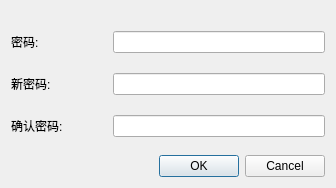
<?xml version="1.0" encoding="UTF-8"?>
<ui version="4.0">
 <class>ChangePassword</class>
 <widget class="QDialog" name="ChangePassword">
  <property name="geometry">
   <rect>
    <x>0</x>
    <y>0</y>
    <width>336</width>
    <height>188</height>
   </rect>
  </property>
  <property name="windowTitle">
   <string>Dialog</string>
  </property>
  <layout class="QVBoxLayout" name="verticalLayout">
   <item>
    <layout class="QFormLayout" name="formLayout">
     <property name="horizontalSpacing">
      <number>50</number>
     </property>
     <property name="verticalSpacing">
      <number>20</number>
     </property>
     <property name="topMargin">
      <number>20</number>
     </property>
     <item row="0" column="0">
      <widget class="QLabel" name="label">
       <property name="text">
        <string>密码:</string>
       </property>
      </widget>
     </item>
     <item row="0" column="1">
      <widget class="QLineEdit" name="lineEdit_old">
       <property name="maxLength">
        <number>16</number>
       </property>
       <property name="echoMode">
        <enum>QLineEdit::Password</enum>
       </property>
      </widget>
     </item>
     <item row="1" column="0">
      <widget class="QLabel" name="label_2">
       <property name="text">
        <string>新密码:</string>
       </property>
      </widget>
     </item>
     <item row="1" column="1">
      <widget class="QLineEdit" name="lineEdit_new">
       <property name="maxLength">
        <number>16</number>
       </property>
       <property name="echoMode">
        <enum>QLineEdit::Password</enum>
       </property>
      </widget>
     </item>
     <item row="2" column="0">
      <widget class="QLabel" name="label_3">
       <property name="text">
        <string>确认密码:</string>
       </property>
      </widget>
     </item>
     <item row="2" column="1">
      <widget class="QLineEdit" name="lineEdit_confirm">
       <property name="maxLength">
        <number>16</number>
       </property>
       <property name="echoMode">
        <enum>QLineEdit::Password</enum>
       </property>
      </widget>
     </item>
    </layout>
   </item>
   <item>
    <widget class="QDialogButtonBox" name="buttonBox">
     <property name="orientation">
      <enum>Qt::Horizontal</enum>
     </property>
     <property name="standardButtons">
      <set>QDialogButtonBox::Cancel|QDialogButtonBox::Ok</set>
     </property>
    </widget>
   </item>
  </layout>
 </widget>
 <resources/>
 <connections>
  <connection>
   <sender>buttonBox</sender>
   <signal>accepted()</signal>
   <receiver>ChangePassword</receiver>
   <slot>accept()</slot>
   <hints>
    <hint type="sourcelabel">
     <x>248</x>
     <y>254</y>
    </hint>
    <hint type="destinationlabel">
     <x>157</x>
     <y>274</y>
    </hint>
   </hints>
  </connection>
  <connection>
   <sender>buttonBox</sender>
   <signal>rejected()</signal>
   <receiver>ChangePassword</receiver>
   <slot>reject()</slot>
   <hints>
    <hint type="sourcelabel">
     <x>316</x>
     <y>260</y>
    </hint>
    <hint type="destinationlabel">
     <x>286</x>
     <y>274</y>
    </hint>
   </hints>
  </connection>
 </connections>
</ui>
